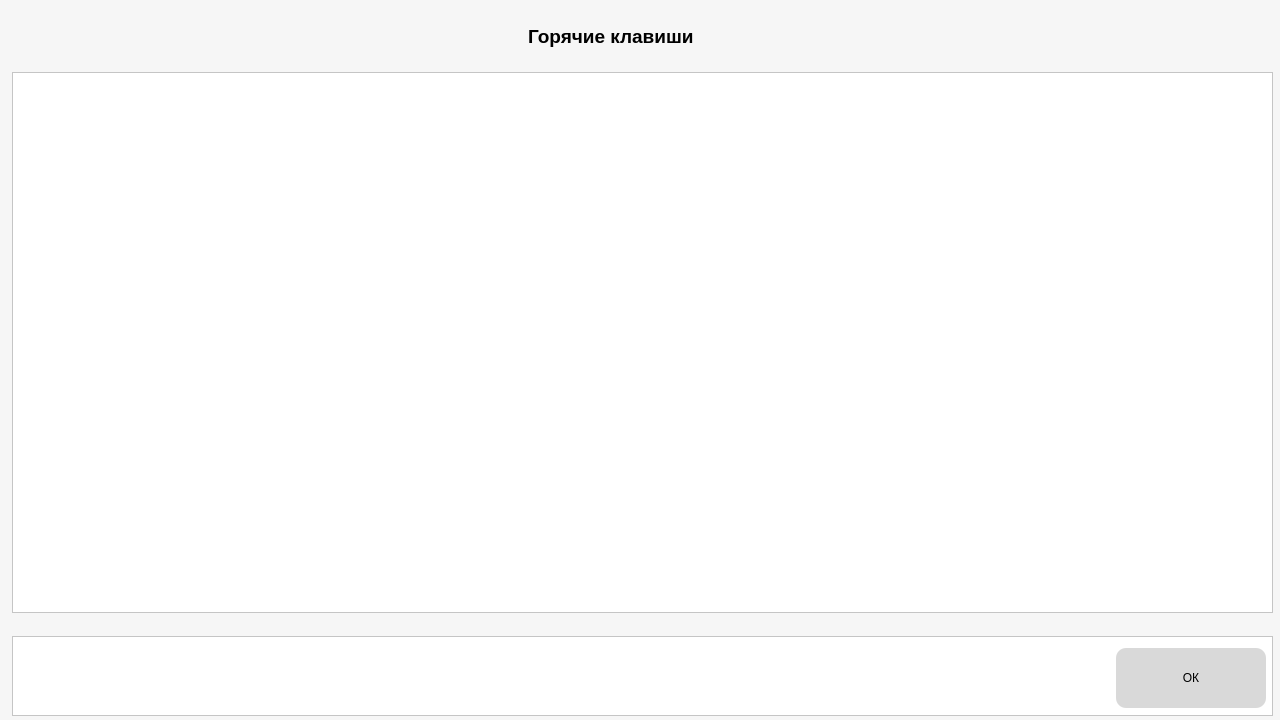
<?xml version="1.0" encoding="UTF-8"?>
<ui version="4.0">
 <class>help_list_window</class>
 <widget class="QMainWindow" name="help_list_window">
  <property name="geometry">
   <rect>
    <x>0</x>
    <y>0</y>
    <width>1280</width>
    <height>720</height>
   </rect>
  </property>
  <property name="windowTitle">
   <string>MainWindow</string>
  </property>
  <property name="styleSheet">
   <string notr="true">font: 14pt &quot;Calibri&quot;;
background-color: #F6F6F6;</string>
  </property>
  <widget class="QWidget" name="centralwidget">
   <property name="styleSheet">
    <string notr="true"/>
   </property>
   <widget class="QListWidget" name="listWidget">
    <property name="geometry">
     <rect>
      <x>12</x>
      <y>72</y>
      <width>1261</width>
      <height>541</height>
     </rect>
    </property>
    <property name="styleSheet">
     <string notr="true">background-color: #FFFFFF;</string>
    </property>
   </widget>
   <widget class="QLabel" name="label_hotkeys">
    <property name="geometry">
     <rect>
      <x>528</x>
      <y>12</y>
      <width>181</width>
      <height>49</height>
     </rect>
    </property>
    <property name="styleSheet">
     <string notr="true">color: rgb(0, 0, 0);</string>
    </property>
    <property name="text">
     <string>&lt;html&gt;&lt;head/&gt;&lt;body&gt;&lt;p&gt;&lt;span style=&quot; font-size:14pt; font-weight:600;&quot;&gt;Горячие клавиши&lt;/span&gt;&lt;/p&gt;&lt;/body&gt;&lt;/html&gt;</string>
    </property>
   </widget>
   <widget class="QFrame" name="frame_ok">
    <property name="geometry">
     <rect>
      <x>12</x>
      <y>636</y>
      <width>1261</width>
      <height>80</height>
     </rect>
    </property>
    <property name="styleSheet">
     <string notr="true">QFrame#frame_ok{
	border-color: #EBEBEB;
	background-color: #FFFFFF;
}

QPushButton {
	background-color: #D9D9D9;
    border-radius: 10px;
    border: none;
}

QPushButton:hover {
    background-color: rgb(200, 200, 200);
}</string>
    </property>
    <property name="frameShape">
     <enum>QFrame::StyledPanel</enum>
    </property>
    <property name="frameShadow">
     <enum>QFrame::Raised</enum>
    </property>
    <widget class="QPushButton" name="ok_button">
     <property name="geometry">
      <rect>
       <x>1104</x>
       <y>12</y>
       <width>150</width>
       <height>60</height>
      </rect>
     </property>
     <property name="styleSheet">
      <string notr="true">color: rgb(0, 0, 0);</string>
     </property>
     <property name="text">
      <string>ОК</string>
     </property>
    </widget>
   </widget>
  </widget>
 </widget>
 <resources/>
 <connections/>
</ui>
